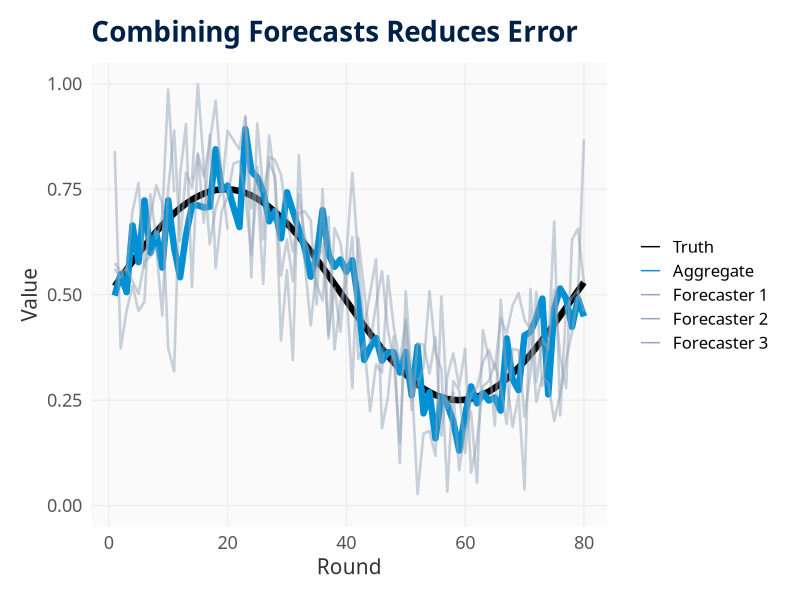
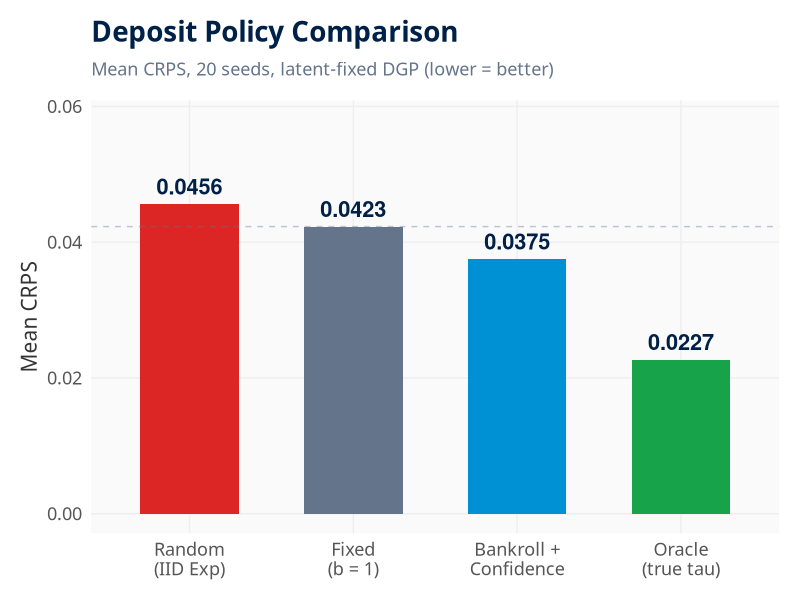
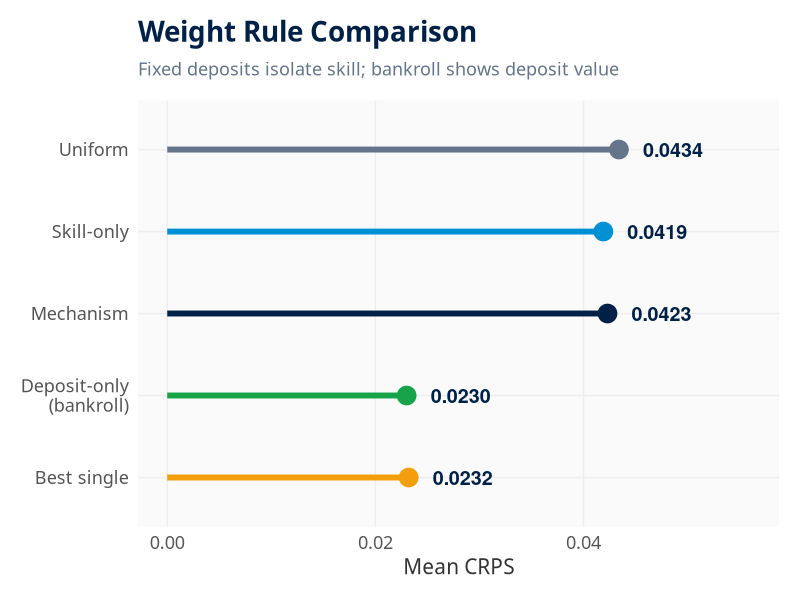
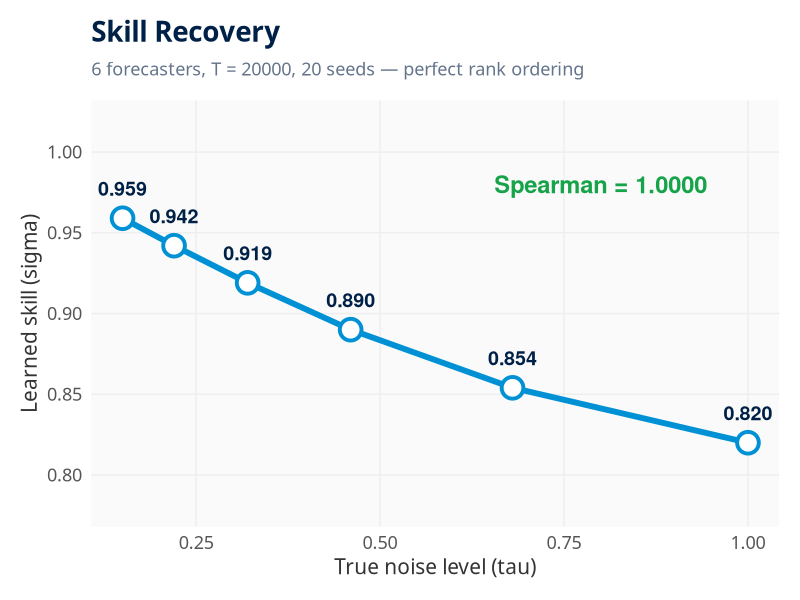
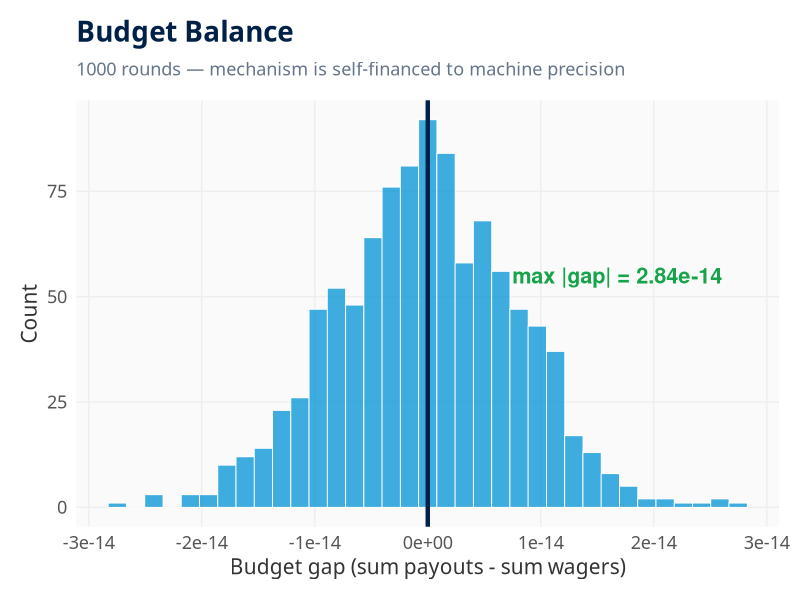
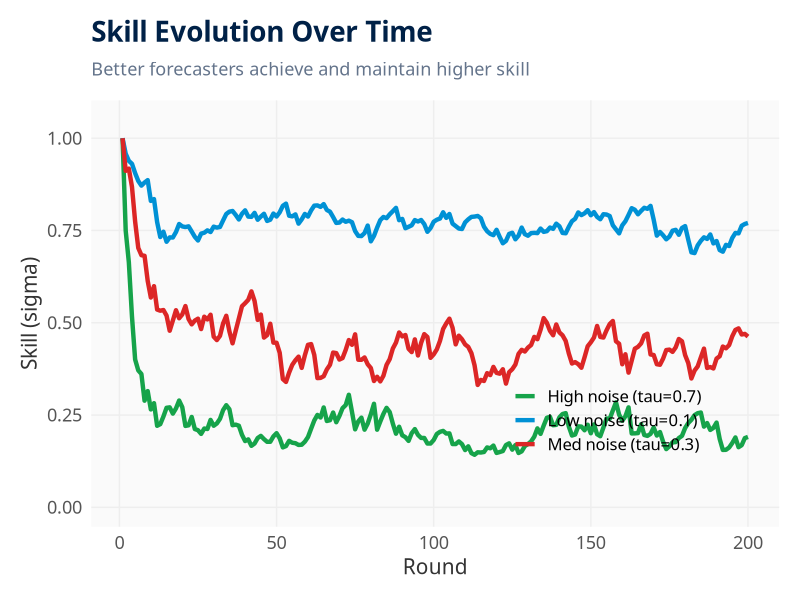
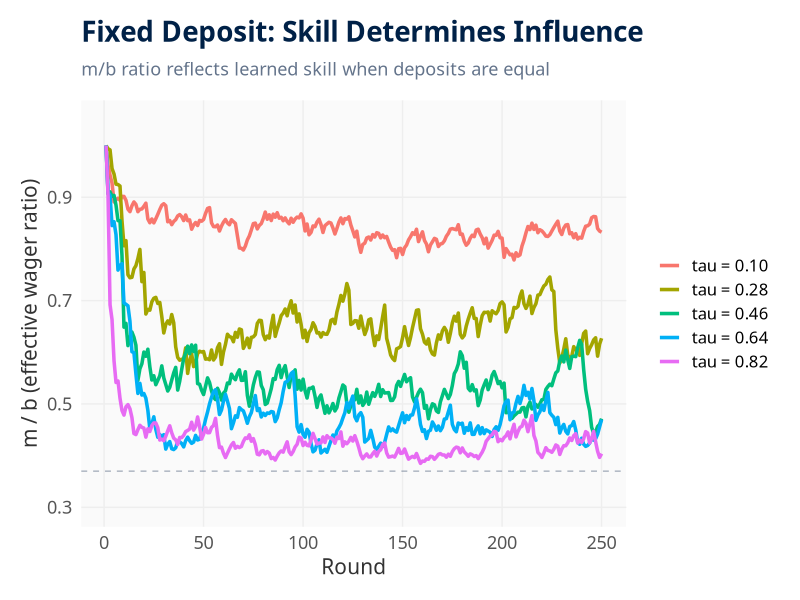

Write R code to recreate these figures, in order.
#!/usr/bin/env Rscript
# Final presentation plots — ggplot2 + Avenir Next (cairo device)
# Fixes: no showtext (was hanging), uses type="cairo" for font support

library(ggplot2)
library(dplyr)

OUT <- file.path(getwd(), "..", "dashboard", "public", "presentation-plots")
if (!dir.exists(OUT)) dir.create(OUT, recursive = TRUE)

NAVY <- "#002147"; CYAN <- "#0091D5"; GREEN <- "#16a34a"
RED <- "#dc2626"; ORANGE <- "#f59e0b"; GREY <- "#64748b"

theme_pres <- function(base_size = 15) {
  theme_minimal(base_family = "Avenir Next", base_size = base_size) +
    theme(
      plot.title = element_text(face = "bold", color = NAVY, size = 20, margin = margin(b = 10)),
      plot.subtitle = element_text(color = GREY, size = 13, margin = margin(b = 15)),
      axis.title = element_text(size = 15, color = "#333333"),
      axis.text = element_text(size = 13, color = "#555555"),
      panel.grid.major = element_line(color = "#EEEEEE", linewidth = 0.5),
      panel.grid.minor = element_blank(),
      legend.text = element_text(size = 12),
      legend.title = element_text(size = 13, face = "bold"),
      plot.background = element_rect(fill = "white", color = NA),
      panel.background = element_rect(fill = "#FAFAFA", color = NA),
      plot.margin = margin(15, 15, 15, 15)
    )
}

sv <- function(name, p, w = 8, h = 5) {
  ggsave(file.path(OUT, name), p, width = w, height = h, dpi = 180, type = "cairo")
  cat("  ->", name, "\n")
}

cat("Generating final presentation plots...\n\n")

# ═══════════════════════════════════════════════════════════════════
# 1. MOTIVATION: Combining forecasts reduces error
# ═══════════════════════════════════════════════════════════════════
cat("1. Motivation...\n")
set.seed(7)
T0 <- 80; t <- 1:T0
y_true <- sin(t * 0.08) * 0.25 + 0.5
df <- bind_rows(
  tibble(round = t, value = y_true + rnorm(T0, 0, 0.14), type = "Forecaster 1"),
  tibble(round = t, value = y_true + rnorm(T0, 0, 0.12), type = "Forecaster 2"),
  tibble(round = t, value = y_true + rnorm(T0, 0, 0.16), type = "Forecaster 3"),
  tibble(round = t, value = y_true, type = "Truth"),
  tibble(round = t, value = y_true + rnorm(T0, 0, 0.055), type = "Aggregate")
)
df$type <- factor(df$type, levels = c("Truth", "Aggregate", "Forecaster 1", "Forecaster 2", "Forecaster 3"))

p <- ggplot(df, aes(x = round, y = value, color = type, linewidth = type, alpha = type)) +
  geom_line() +
  scale_color_manual(values = c("Truth" = "black", "Aggregate" = CYAN,
                                "Forecaster 1" = "#94a3b8", "Forecaster 2" = "#94a3b8", "Forecaster 3" = "#94a3b8")) +
  scale_linewidth_manual(values = c(2.2, 2.2, 0.9, 0.9, 0.9)) +
  scale_alpha_manual(values = c(1, 1, 0.5, 0.5, 0.5)) +
  labs(title = "Combining Forecasts Reduces Error", x = "Round", y = "Value",
       color = NULL, linewidth = NULL, alpha = NULL) +
  guides(linewidth = "none", alpha = "none") +
  ylim(0, 1) + theme_pres()
sv("motivation_aggregation.png", p, 8, 4.5)

# ═══════════════════════════════════════════════════════════════════
# 2. DEPOSIT POLICY (bar chart)
# ═══════════════════════════════════════════════════════════════════
cat("2. Deposit policy...\n")
df_dep <- tibble(
  policy = factor(c("Random\n(IID Exp)", "Fixed\n(b = 1)", "Bankroll +\nConfidence", "Oracle\n(true tau)"),
                  levels = c("Random\n(IID Exp)", "Fixed\n(b = 1)", "Bankroll +\nConfidence", "Oracle\n(true tau)")),
  crps = c(0.0456, 0.0423, 0.0375, 0.0227),
  fill = c(RED, GREY, CYAN, GREEN)
)
p <- ggplot(df_dep, aes(x = policy, y = crps, fill = fill)) +
  geom_col(width = 0.6, show.legend = FALSE) +
  geom_text(aes(label = sprintf("%.4f", crps)), vjust = -0.6, size = 5.5, fontface = "bold", color = NAVY) +
  geom_hline(yintercept = 0.0423, linetype = "dashed", color = GREY, alpha = 0.4) +
  scale_fill_identity() +
  labs(title = "Deposit Policy Comparison",
       subtitle = "Mean CRPS, 20 seeds, latent-fixed DGP (lower = better)",
       x = NULL, y = "Mean CRPS") +
  ylim(0, 0.058) + theme_pres() + theme(legend.position = "none")
sv("deposit_policy_comparison.png", p, 7.5, 5)

# ═══════════════════════════════════════════════════════════════════
# 3. WEIGHT RULES (lollipop)
# ═══════════════════════════════════════════════════════════════════
cat("3. Weight rules...\n")
df_wt <- tibble(
  rule = factor(c("Uniform", "Skill-only", "Mechanism", "Deposit-only\n(bankroll)", "Best single"),
                levels = rev(c("Uniform", "Skill-only", "Mechanism", "Deposit-only\n(bankroll)", "Best single"))),
  crps = c(0.0434, 0.0419, 0.0423, 0.0230, 0.0232),
  col = c(GREY, CYAN, NAVY, GREEN, ORANGE)
)
p <- ggplot(df_wt, aes(x = rule, y = crps, color = col)) +
  geom_segment(aes(xend = rule, y = 0, yend = crps), linewidth = 2, show.legend = FALSE) +
  geom_point(size = 6, show.legend = FALSE) +
  geom_text(aes(label = sprintf("%.4f", crps)), hjust = -0.4, size = 5, fontface = "bold", color = NAVY) +
  scale_color_identity() +
  coord_flip() +
  labs(title = "Weight Rule Comparison",
       subtitle = "Fixed deposits isolate skill; bankroll shows deposit value",
       x = NULL, y = "Mean CRPS") +
  ylim(0, 0.056) + theme_pres() + theme(legend.position = "none")
sv("weight_rule_comparison.png", p, 7.5, 4.5)

# ═══════════════════════════════════════════════════════════════════
# 4. SKILL RECOVERY (scatter + line)
# ═══════════════════════════════════════════════════════════════════
cat("4. Skill recovery...\n")
df_sk <- tibble(tau = c(0.15, 0.22, 0.32, 0.46, 0.68, 1.00),
                sigma = c(0.959, 0.942, 0.919, 0.890, 0.854, 0.820))
p <- ggplot(df_sk, aes(x = tau, y = sigma)) +
  geom_line(color = CYAN, linewidth = 2) +
  geom_point(color = CYAN, size = 6, stroke = 2, shape = 21, fill = "white") +
  geom_text(aes(label = sprintf("%.3f", sigma)), vjust = -1.5, size = 5, color = NAVY, fontface = "bold") +
  annotate("text", x = 0.8, y = 0.98, label = "Spearman = 1.0000",
           size = 6, fontface = "bold", color = GREEN) +
  labs(title = "Skill Recovery",
       subtitle = "6 forecasters, T = 20000, 20 seeds — perfect rank ordering",
       x = "True noise level (tau)", y = "Learned skill (sigma)") +
  ylim(0.78, 1.02) + theme_pres()
sv("quantiles_crps_recovery.png", p, 7.5, 5)

# ═══════════════════════════════════════════════════════════════════
# 5. SETTLEMENT (histogram)
# ═══════════════════════════════════════════════════════════════════
cat("5. Settlement...\n")
set.seed(42)
df_set <- tibble(gap = rnorm(1000, 0, 8e-15))
p <- ggplot(df_set, aes(x = gap)) +
  geom_histogram(bins = 35, fill = CYAN, alpha = 0.75, color = "white", linewidth = 0.3) +
  geom_vline(xintercept = 0, color = NAVY, linewidth = 1.5) +
  annotate("text", x = max(df_set$gap) * 0.6, y = 55,
           label = "max |gap| = 2.84e-14", size = 5.5, fontface = "bold", color = GREEN) +
  labs(title = "Budget Balance",
       subtitle = "1000 rounds — mechanism is self-financed to machine precision",
       x = "Budget gap (sum payouts - sum wagers)", y = "Count") +
  theme_pres()
sv("settlement_sanity.png", p, 7, 4.5)

# ═══════════════════════════════════════════════════════════════════
# 6. SKILL EVOLUTION (line chart)
# ═══════════════════════════════════════════════════════════════════
cat("6. Skill evolution...\n")
set.seed(7)
T2 <- 200
df_sw <- bind_rows(lapply(list(
  list(n = 0.1, l = "Low noise (tau=0.1)", c = GREEN),
  list(n = 0.3, l = "Med noise (tau=0.3)", c = CYAN),
  list(n = 0.7, l = "High noise (tau=0.7)", c = RED)
), function(a) {
  losses <- abs(rnorm(T2, 0, a$n))
  L <- numeric(T2); for (t in 2:T2) L[t] <- 0.9*L[t-1] + 0.1*losses[t]
  tibble(round = 1:T2, sigma = 0.1 + 0.9*exp(-4*L), agent = a$l)
}))
p <- ggplot(df_sw, aes(x = round, y = sigma, color = agent)) +
  geom_line(linewidth = 1.5) +
  scale_color_manual(values = c(GREEN, CYAN, RED)) +
  labs(title = "Skill Evolution Over Time",
       subtitle = "Better forecasters achieve and maintain higher skill",
       x = "Round", y = "Skill (sigma)", color = NULL) +
  ylim(0, 1.05) + theme_pres() + theme(legend.position = c(0.75, 0.25))
sv("skill_wager.png", p, 8, 4.5)

# ═══════════════════════════════════════════════════════════════════
# 7. FIXED DEPOSIT (m/b ratio)
# ═══════════════════════════════════════════════════════════════════
cat("7. Fixed deposit...\n")
set.seed(12)
T3 <- 250
df_fd <- bind_rows(lapply(1:5, function(i) {
  noise <- 0.1 + 0.18*(i-1)
  losses <- abs(rnorm(T3, 0, noise))
  L <- numeric(T3); for (t in 2:T3) L[t] <- 0.9*L[t-1] + 0.1*losses[t]
  tibble(round = 1:T3, ratio = 0.3 + 0.7*(0.1 + 0.9*exp(-4*L)),
         agent = sprintf("tau = %.2f", noise))
}))
p <- ggplot(df_fd, aes(x = round, y = ratio, color = agent)) +
  geom_line(linewidth = 1.2) +
  geom_hline(yintercept = 0.37, linetype = "dashed", color = GREY, alpha = 0.5) +
  labs(title = "Fixed Deposit: Skill Determines Influence",
       subtitle = "m/b ratio reflects learned skill when deposits are equal",
       x = "Round", y = "m / b (effective wager ratio)", color = NULL) +
  ylim(0.3, 1.05) + theme_pres() + theme(legend.position = "right")
sv("fixed_deposit.png", p, 8, 4.5)

cat("\nAll plots saved to:", OUT, "\n")
